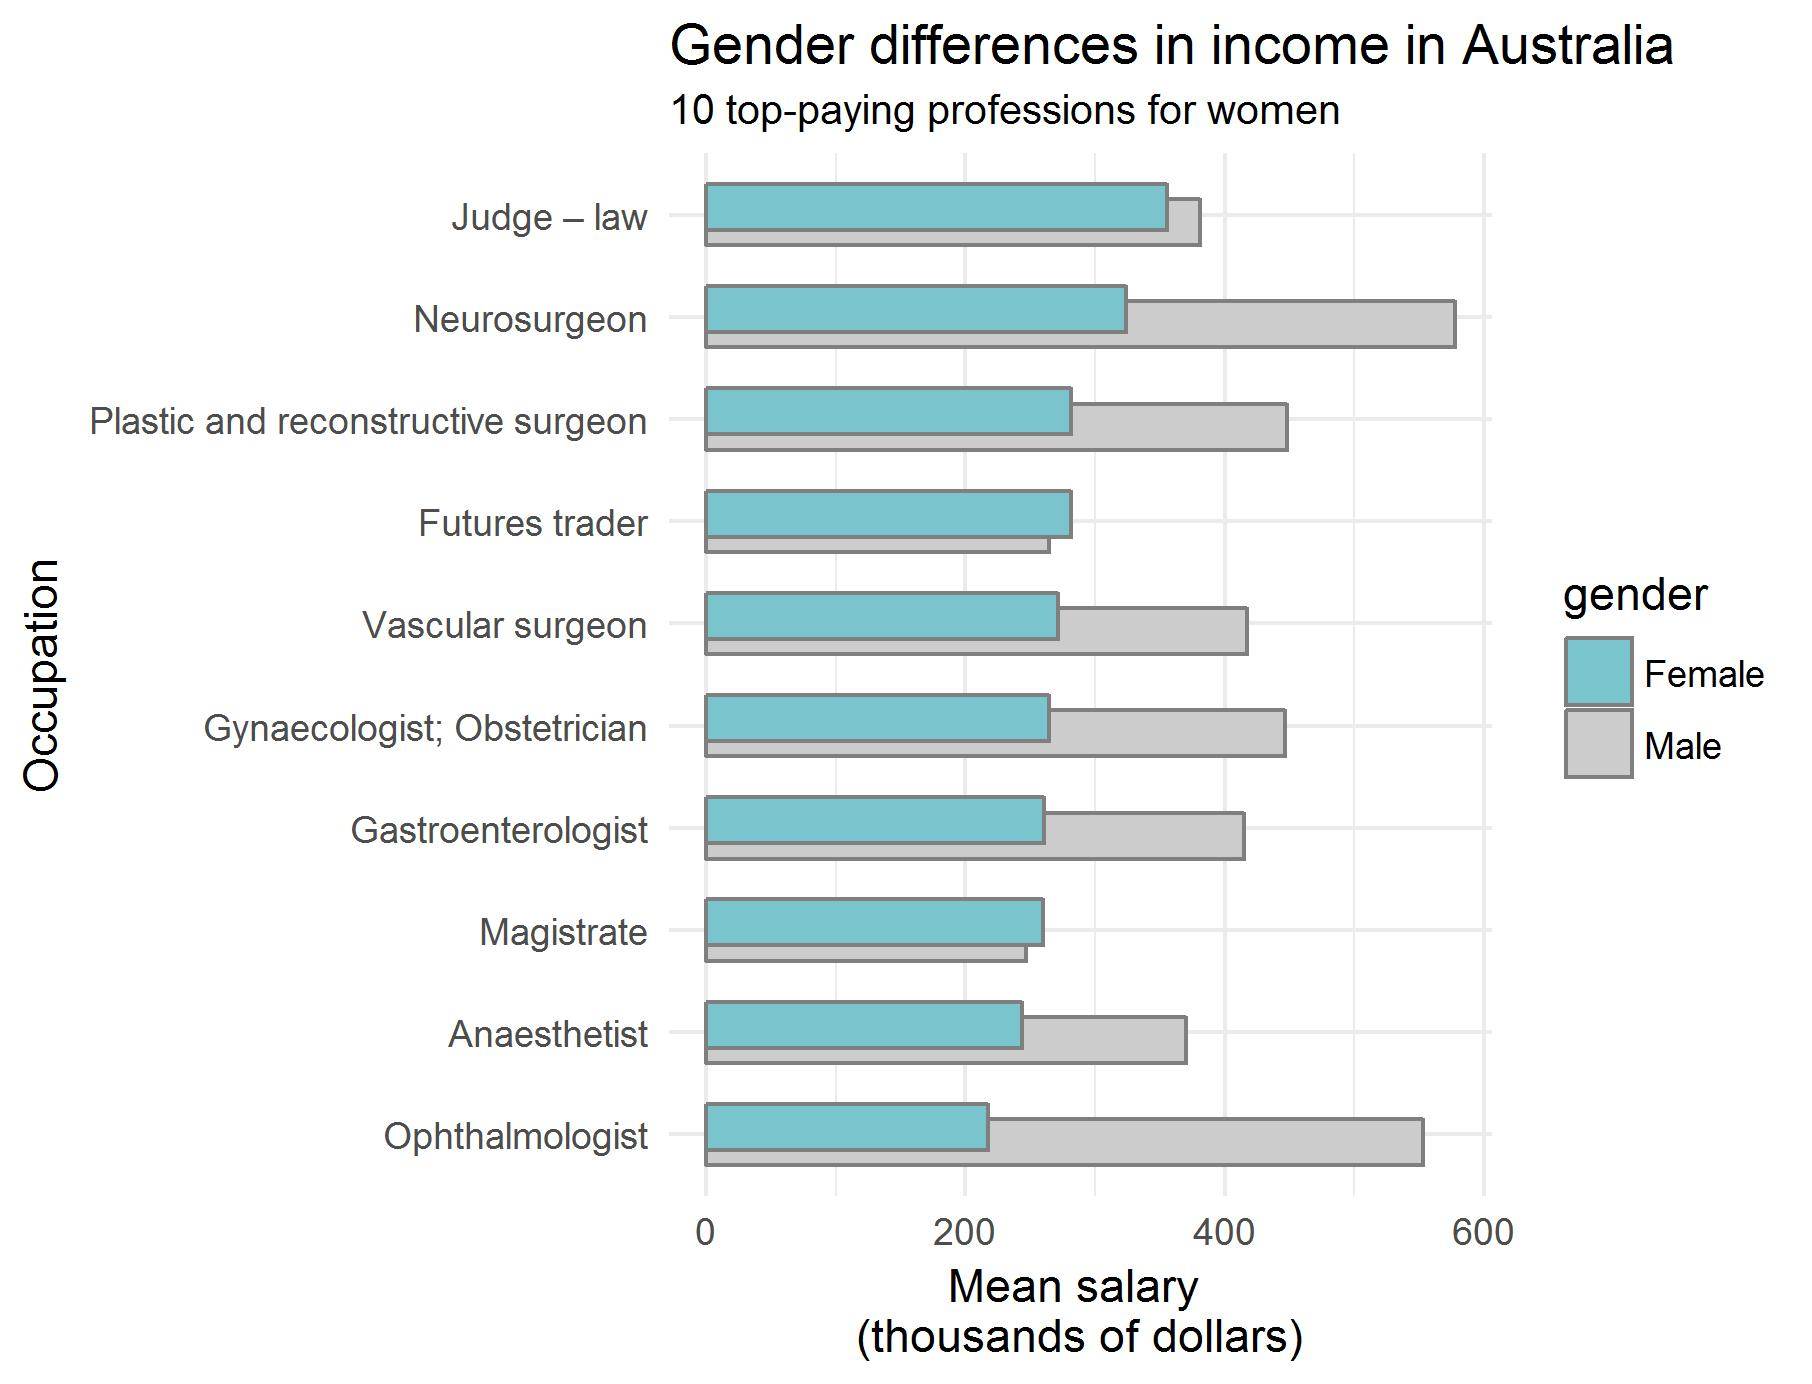

The R source for this figure:
# week 4
# 4-23-2018 kac

library(tidyverse)
library(skimr)

dat <- read.csv("data/week4_australian_salary.csv")
skim(dat)

# pull out the top 10 occupations for women
# this will be used to filter all data for these jobs
dat_top_women <- dat %>%
    filter(gender == "Female",
           gender_rank <= 10) %>%
    select(occupation)

# pull out those occupations for both genders;
# spread and put in order by women's salaries;
# gather again for easier plotting;
# relevel the gender factor to make it show up the way I want
dat_top_both <- dat %>%
    filter(occupation %in% dat_top_women$occupation) %>%
    select(occupation, gender, average_taxable_income) %>%
    spread(key = gender, value = average_taxable_income) %>%
    mutate(occupation = fct_reorder(occupation, Female, .desc = FALSE)) %>%
    gather(key = gender, value = average_taxable_income, -occupation) %>%
    mutate(gender = fct_relevel(gender, "Female", "Male"))

# plot it
ggplot(dat_top_both) +
    geom_col(aes(x = occupation, y = average_taxable_income/1000, 
                 fill = gender), 
             col = "gray50", position = position_dodge(width = -0.3), 
             width = 0.9) +
    ggtitle("Gender differences in income in Australia", 
            subtitle = "10 top-paying professions for women") +
    xlab("Occupation") +
    ylab("Mean salary \n(thousands of dollars)") +
    scale_fill_manual(values = c("cadetblue3", "gray80")) +
    theme_minimal() +
    coord_flip()
